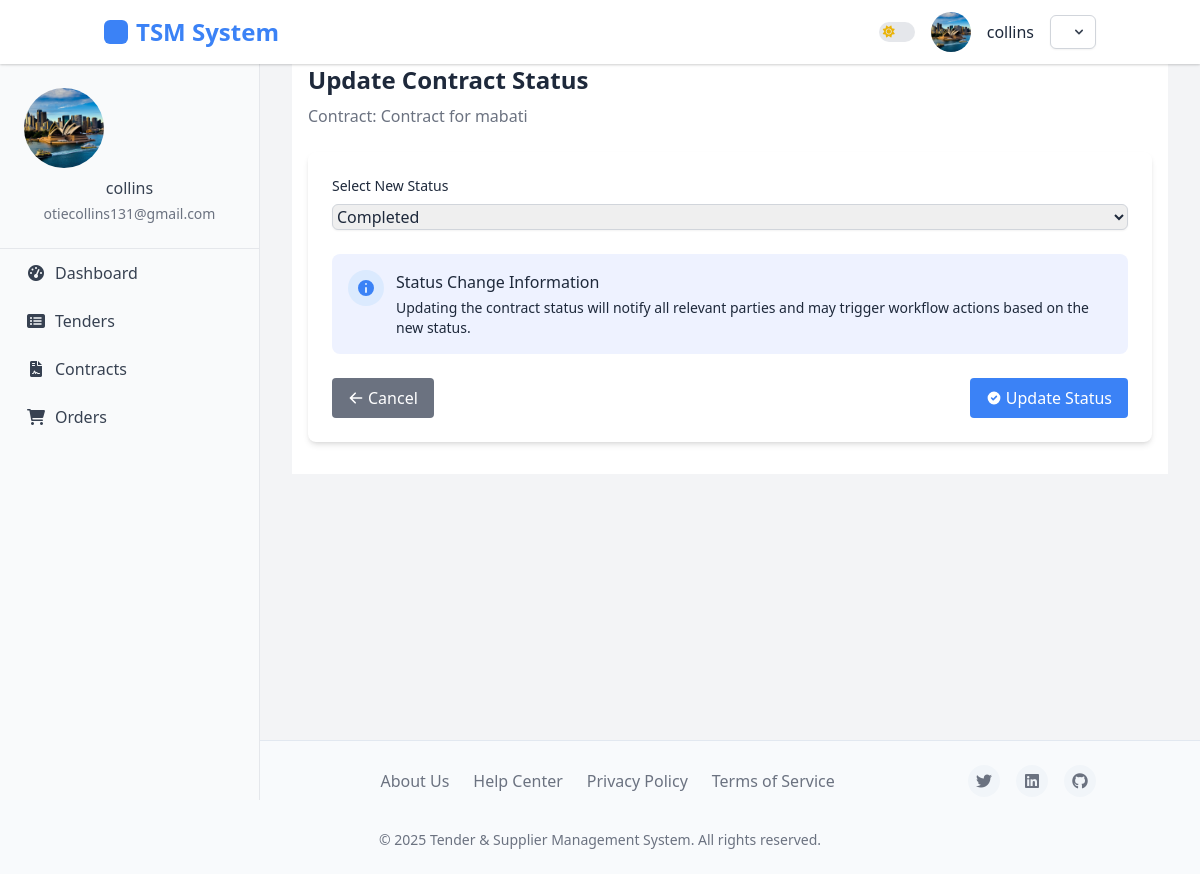
The app's page /contracts/3/status-update/ (signed in) with its own data.
### accounts/models.py (models this page shows, shortened)
class User(AbstractUser):
    USER_TYPE_CHOICES = (
        ('buyer', 'Buyer'),
        ('supplier', 'Supplier'),
        ('admin', 'Administrator'),
    )
    user_type = models.CharField(
        max_length=10,
        choices=USER_TYPE_CHOICES,
        default='buyer',
        verbose_name=_('User Type')
    )
    company_name = models.CharField(max_length=100, blank=True)
    phone_number = models.CharField(max_length=20, blank=True)
    email = models.EmailField(_('email address'), unique=True)
    USERNAME_FIELD = 'email'
    REQUIRED_FIELDS = ['username', 'user_type']
    @property
    def is_buyer(self):
        return self.user_type == 'buyer'
    class Meta:
        permissions = [
            ("manage_buyers", "Can manage buyer accounts"),
            ("manage_suppliers", "Can manage supplier accounts"),
        ]

class UserProfile(models.Model):
    user = models.OneToOneField(User, on_delete=models.CASCADE, related_name='profile')
    profile_picture = models.ImageField(upload_to='profile_pics/', blank=True, null=True)
    address = models.TextField(blank=True)
    city = models.CharField(max_length=100, blank=True)
    state = models.CharField(max_length=100, blank=True)
    country = models.CharField(max_length=100, blank=True)
    postal_code = models.CharField(max_length=20, blank=True)
    tax_id = models.CharField(max_length=50, blank=True)
    registration_date = models.DateTimeField(auto_now_add=True)
    last_active = models.DateTimeField(auto_now=True)
    business_category = models.CharField(max_length=100, blank=True)
    years_in_business = models.PositiveIntegerField(default=0)
    department = models.CharField(max_length=100, blank=True)
    position = models.CharField(max_length=100, blank=True)

### contracts/models.py (models this page shows, shortened)
class Contract(models.Model):
    title = models.CharField(max_length=255)
    tender = models.OneToOneField(Tender, on_delete=models.CASCADE, related_name='contract', null=True, blank=True)
    winning_bid = models.OneToOneField(Bid, on_delete=models.CASCADE, related_name='contract', null=True, blank=True)
    buyer = models.ForeignKey(settings.AUTH_USER_MODEL, on_delete=models.CASCADE, related_name='buyer_contracts')
    supplier = models.ForeignKey(settings.AUTH_USER_MODEL, on_delete=models.CASCADE, related_name='supplier_contracts')
    status = models.ForeignKey(ContractStatus, on_delete=models.PROTECT, related_name='contracts')
    terms_and_conditions = models.TextField()
    scope_of_work = models.TextField()
    start_date = models.DateField()
    end_date = models.DateField()
    total_value = models.DecimalField(max_digits=15, decimal_places=2)
    payment_terms = models.TextField()
    created_at = models.DateTimeField(auto_now_add=True)
    updated_at = models.DateTimeField(auto_now=True)
    termination_reason = models.TextField(blank=True, null=True)
    class Meta:
        ordering = ['-created_at']

class ContractStatus(models.Model):
    name = models.CharField(max_length=100)
    description = models.TextField(blank=True)

### contracts/views.py (the view, shortened to what this page needs)
# urls.py: path('<int:pk>/status-update/', views.contract_status_update, name='contract_status_update'),
@login_required
@buyer_required
def contract_status_update(request, pk):
    contract = get_object_or_404(Contract, pk=pk)
    if contract.buyer != request.user:
        return HttpResponseForbidden("You don't have permission to update this contract status.")
    statuses = ContractStatus.objects.all()
    return render(request, 'contracts/contract_status_update.html', {
        'contract': contract,
        'statuses': statuses
    })

### contracts/templates/contracts/contract_status_update.html (shortened to what this page needs)
{% extends 'base.html' %}
{% block content %}
<div class="container mx-auto px-4 py-8 theme-container">
    <div class="mb-6">
        <h1 class="text-2xl font-bold mb-2 theme-heading">Update Contract Status</h1>
        <p class="theme-text-muted">Contract: {{ contract.title }}</p>
    </div>
    <div class="theme-feature shadow-md rounded-lg p-6">
        <form method="post" action="{% url 'contracts:contract_status_update' contract.id %}">
            <div class="mb-6">
                <label for="status_id" class="block text-sm font-medium theme-paragraph mb-2">
                    Select New Status
                </label>
                <select id="status_id" name="status_id" class="w-full rounded-md border border-gray-300 dark:border-gray-700 shadow-sm focus:border-blue-500 focus:ring-blue-500 dark:bg-gray-800 dark:text-white">
                    {% for status in statuses %}
                        <option value="{{ status.id }}" {% if status == contract.status %}selected{% endif %}>
                            {{ status.name }}
                        </option>
                    {% endfor %}
                </select>
            </div>
            <div class="theme-card-primary p-4 rounded-lg mb-6">
                <div class="flex items-start">
                    <div class="theme-icon-bg-primary p-2 rounded-full mr-3">
                        <svg xmlns="http://www.w3.org/2000/svg" class="h-5 w-5 theme-icon-primary" viewBox="0 0 20 20" fill="currentColor">
                            <path fill-rule="evenodd" d="M18 10a8 8 0 11-16 0 8 8 0 0116 0zm-7-4a1 1 0 11-2 0 1 1 0 012 0zm-1 9a1 1 0 01-1-1v-4a1 1 0 112 0v4a1 1 0 01-1 1z" clip-rule="evenodd" />
                        </svg>
                    </div>
                    <div>
                        <h4 class="font-medium theme-paragraph mb-1">Status Change Information</h4>
                        <p class="theme-paragraph text-sm">Updating the contract status will notify all relevant parties and may trigger workflow actions based on the new status.</p>
                    </div>
                </div>
            </div>
            <div class="flex justify-between">
                <a href="{% url 'contracts:contract_detail' contract.id %}" class="theme-button-secondary flex items-center px-4 py-2 rounded">
                    <svg xmlns="http://www.w3.org/2000/svg" class="h-4 w-4 mr-1" viewBox="0 0 20 20" fill="currentColor">
                        <path fill-rule="evenodd" d="M9.707 16.707a1 1 0 01-1.414 0l-6-6a1 1 0 010-1.414l6-6a1 1 0 011.414 1.414L5.414 9H17a1 1 0 110 2H5.414l4.293 4.293a1 1 0 010 1.414z" clip-rule="evenodd" />
                    </svg>
                    Cancel
                </a>
                <button type="submit" class="theme-button-primary flex items-center px-4 py-2 rounded">
                    <svg xmlns="http://www.w3.org/2000/svg" class="h-4 w-4 mr-1" viewBox="0 0 20 20" fill="currentColor">
                        <path fill-rule="evenodd" d="M10 18a8 8 0 100-16 8 8 0 000 16zm3.707-9.293a1 1 0 00-1.414-1.414L9 10.586 7.707 9.293a1 1 0 00-1.414 1.414l2 2a1 1 0 001.414 0l4-4z" clip-rule="evenodd" />
                    </svg>
                    Update Status
                </button>
            </div>
        </form>
    </div>
</div>
{% endblock %}

### accounts/templates/base.html (shortened to what this page needs)
<!DOCTYPE html>
<html lang="en" class="light">
    <head>
    <script src="https://cdn.tailwindcss.com"></script>
    <link rel="stylesheet" href="https://cdnjs.cloudflare.com/ajax/libs/font-awesome/6.0.0-beta3/css/all.min.css">
</head>
<body>
    <aside class="sidebar">
        <div class="sidebar-profile">
            {% if user.is_authenticated %}
                {% if user.profile.profile_picture %}
                    <img src="{{ user.profile.profile_picture.url }}" alt="{{ user.username }}'s Avatar">
                {% endif %}
                <h6>{{ user.get_full_name|default:user.username }}</h6>
                <p class="text-sm">{{ user.email }}</p>
            {% endif %}
        </div>
        <nav class="sidebar-nav">
            <ul>
                {% if user.is_authenticated %}
                    {% if user.is_buyer %}
                        <li><a href="{% url 'dashboard:buyer_dashboard' %}" {% if request.resolver_match.url_name == 'buyer_dashboard' %}class="active"{% endif %}><i class="fas fa-tachometer-alt"></i> Dashboard</a></li>
                        <li><a href="{% url 'tenders:tender_list' %}" {% if request.resolver_match.url_name == 'tender_list' %}class="active"{% endif %}><i class="fas fa-list-alt"></i> Tenders</a></li>
                        <li><a href="{% url 'contracts:contract_list' %}" {% if request.path == '/contracts/' %}class="active"{% endif %}><i class="fas fa-file-contract"></i> Contracts</a></li>
                        <li><a href="{% url 'orders:order_list' %}"><i class="fas fa-shopping-cart"></i> Orders</a></li>
                    {% endif %}
                {% endif %}
            </ul>
        </nav>
    </aside>
    <header>
        <nav class="container mx-auto px-4">
            <div class="logo">
                <a href="{% url 'home' %}" class="text-2xl font-bold">TSM System</a>
            </div>
            <div class="profile">
                <div class="theme-toggle-container">
                    <label class="relative inline-flex items-center cursor-pointer">
                        <span class="w-9 h-5 bg-gray-200 peer-focus:outline-none peer-focus:ring-2 peer-focus:ring-primary-300 dark:bg-gray-700 rounded-full peer dark:peer-focus:ring-primary-600 peer-checked:bg-primary-600 relative">
                            <i class="fas fa-sun absolute left-1 top-1/2 -translate-y-1/2 text-yellow-500 text-xs z-10 transition-opacity dark:opacity-0"></i>
                        </span>
                    </label>
                </div>
                {% if user.profile.profile_picture %}
                      <img src="{{ user.profile.profile_picture.url }}" alt="{{ user.username }}'s Avatar" class="w-10 h-10 rounded-full object-cover">
                    {% else %}
                      <img src="https://via.placeholder.com/40" alt="User Avatar" class="w-10 h-10 rounded-full object-cover">
                    {% endif %}
                {% if user.is_authenticated %}
                    <span class="username">{{ user.username }}</span>
                    <div class="relative inline-block text-left">
                        <button id="userMenuButton" type="button" class="inline-flex items-center justify-center px-3 py-2 text-sm font-medium text-gray-700 bg-white border border-gray-300 rounded-md shadow-sm hover:bg-gray-50 focus:outline-none focus:ring-2 focus:ring-offset-2 focus:ring-primary-500 dark:bg-gray-800 dark:border-gray-700 dark:text-gray-400 dark:hover:bg-gray-700" aria-expanded="false" aria-haspopup="true">
                            <svg class="w-4 h-4 ml-2 -mr-1" viewBox="0 0 20 20" fill="currentColor" aria-hidden="true">
                                <path fill-rule="evenodd" d="M5.293 7.293a1 1 0 011.414 0L10 10.586l3.293-3.293a1 1 0 111.414 1.414l-4 4a1 1 0 01-1.414 0l-4-4a1 1 0 010-1.414z" clip-rule="evenodd" />
                            </svg>
                        </button>
                    </div>
                {% endif %}
            </div>
        </nav>
    </header>
    <div class="main-content">
        {% block content %}{% endblock %}
    </div>
    <footer>
        <div class="container mx-auto px-4">
            <div class="footer-content">
                <div class="footer-logo">TSM System</div>
                <div class="footer-links">
                    <a href="#">About Us</a>
                    <a href="#">Help Center</a>
                    <a href="#">Privacy Policy</a>
                    <a href="#">Terms of Service</a>
                </div>
                <div class="footer-socials">
                    <a href="#"><i class="fab fa-twitter"></i></a>
                    <a href="#"><i class="fab fa-linkedin"></i></a>
                    <a href="#"><i class="fab fa-github"></i></a>
                </div>
                <div class="footer-copyright">
                    &copy; {% now "Y" %} Tender & Supplier Management System. All rights reserved.
                </div>
            </div>
        </div>
    </footer>
</body>
</html>

### records on screen
User: profile.profile_picture (picture), get_full_name "collins", email "otiecollins131@gmail.com", username "collins"
Contract: title "Contract for mabati", status_id "Completed"
